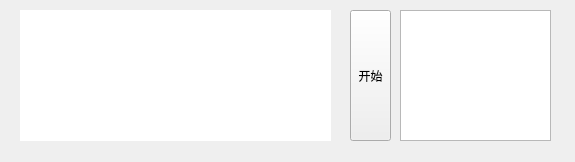
<?xml version="1.0" encoding="UTF-8"?>
<ui version="4.0">
 <class>DlgSelect</class>
 <widget class="QDialog" name="DlgSelect">
  <property name="windowModality">
   <enum>Qt::NonModal</enum>
  </property>
  <property name="enabled">
   <bool>true</bool>
  </property>
  <property name="geometry">
   <rect>
    <x>0</x>
    <y>0</y>
    <width>575</width>
    <height>162</height>
   </rect>
  </property>
  <property name="sizePolicy">
   <sizepolicy hsizetype="Fixed" vsizetype="Expanding">
    <horstretch>0</horstretch>
    <verstretch>0</verstretch>
   </sizepolicy>
  </property>
  <property name="minimumSize">
   <size>
    <width>300</width>
    <height>0</height>
   </size>
  </property>
  <property name="mouseTracking">
   <bool>false</bool>
  </property>
  <property name="windowTitle">
   <string>DlgSelect</string>
  </property>
  <property name="sizeGripEnabled">
   <bool>false</bool>
  </property>
  <widget class="QToolButton" name="m_btnStart">
   <property name="geometry">
    <rect>
     <x>350</x>
     <y>10</y>
     <width>41</width>
     <height>131</height>
    </rect>
   </property>
   <property name="sizePolicy">
    <sizepolicy hsizetype="Fixed" vsizetype="Expanding">
     <horstretch>0</horstretch>
     <verstretch>0</verstretch>
    </sizepolicy>
   </property>
   <property name="text">
    <string>开始</string>
   </property>
   <property name="icon">
    <iconset resource="../demo004.qrc">
     <normaloff>:/Demo004/Resources/play.png</normaloff>:/Demo004/Resources/play.png</iconset>
   </property>
   <property name="iconSize">
    <size>
     <width>24</width>
     <height>24</height>
    </size>
   </property>
  </widget>
  <widget class="QListWidget" name="m_lstResult">
   <property name="geometry">
    <rect>
     <x>400</x>
     <y>10</y>
     <width>151</width>
     <height>131</height>
    </rect>
   </property>
  </widget>
  <widget class="QLabel" name="m_ctlDisplay">
   <property name="geometry">
    <rect>
     <x>20</x>
     <y>10</y>
     <width>311</width>
     <height>131</height>
    </rect>
   </property>
   <property name="sizePolicy">
    <sizepolicy hsizetype="Preferred" vsizetype="Preferred">
     <horstretch>0</horstretch>
     <verstretch>0</verstretch>
    </sizepolicy>
   </property>
   <property name="font">
    <font>
     <family>PMingLiU</family>
     <pointsize>28</pointsize>
     <weight>50</weight>
     <italic>false</italic>
     <bold>false</bold>
    </font>
   </property>
   <property name="styleSheet">
    <string notr="true">font: 28pt &quot;PMingLiU&quot;;
background-color: rgb(255, 255, 255);
color: rgb(0, 170, 0);</string>
   </property>
   <property name="text">
    <string/>
   </property>
  </widget>
 </widget>
 <layoutdefault spacing="6" margin="11"/>
 <resources>
  <include location="../demo004.qrc"/>
 </resources>
 <connections/>
</ui>
